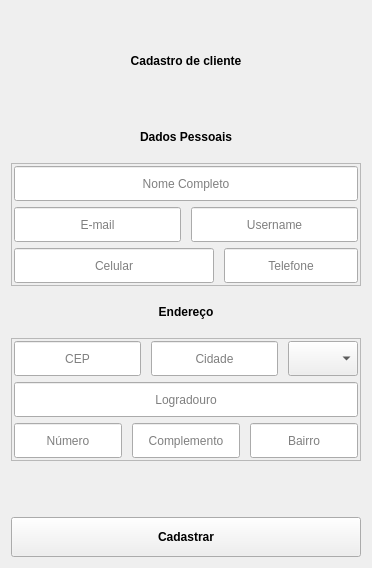
      <widget class="QWidget" name="tab_cliente">
       <attribute name="title">
        <string>Cliente</string>
       </attribute>
       <layout class="QGridLayout" name="gridLayout">
        <item row="7" column="0">
         <widget class="QPushButton" name="push_button_cadastrar_cliente">
          <property name="minimumSize">
           <size>
            <width>0</width>
            <height>40</height>
           </size>
          </property>
          <property name="font">
           <font>
            <bold>true</bold>
           </font>
          </property>
          <property name="text">
           <string>Cadastrar</string>
          </property>
         </widget>
        </item>
        <item row="2" column="0">
         <widget class="QFrame" name="frame_15">
          <property name="frameShape">
           <enum>QFrame::StyledPanel</enum>
          </property>
          <property name="frameShadow">
           <enum>QFrame::Raised</enum>
          </property>
          <layout class="QVBoxLayout" name="verticalLayout_17">
           <property name="leftMargin">
            <number>2</number>
           </property>
           <property name="topMargin">
            <number>2</number>
           </property>
           <property name="rightMargin">
            <number>2</number>
           </property>
           <property name="bottomMargin">
            <number>2</number>
           </property>
           <item>
            <widget class="QFrame" name="frame_41">
             <property name="frameShape">
              <enum>QFrame::NoFrame</enum>
             </property>
             <property name="frameShadow">
              <enum>QFrame::Raised</enum>
             </property>
             <layout class="QHBoxLayout" name="horizontalLayout_19">
              <property name="spacing">
               <number>10</number>
              </property>
              <property name="leftMargin">
               <number>0</number>
              </property>
              <property name="topMargin">
               <number>0</number>
              </property>
              <property name="rightMargin">
               <number>0</number>
              </property>
              <property name="bottomMargin">
               <number>0</number>
              </property>
              <item>
               <widget class="QLineEdit" name="line_edit_nome_cliente">
                <property name="minimumSize">
                 <size>
                  <width>0</width>
                  <height>35</height>
                 </size>
                </property>
                <property name="text">
                 <string/>
                </property>
                <property name="alignment">
                 <set>Qt::AlignCenter</set>
                </property>
                <property name="placeholderText">
                 <string>Nome Completo</string>
                </property>
               </widget>
              </item>
             </layout>
            </widget>
           </item>
           <item>
            <widget class="QFrame" name="frame_42">
             <property name="frameShape">
              <enum>QFrame::NoFrame</enum>
             </property>
             <property name="frameShadow">
              <enum>QFrame::Raised</enum>
             </property>
             <layout class="QHBoxLayout" name="horizontalLayout_21">
              <property name="spacing">
               <number>10</number>
              </property>
              <property name="leftMargin">
               <number>0</number>
              </property>
              <property name="topMargin">
               <number>0</number>
              </property>
              <property name="rightMargin">
               <number>0</number>
              </property>
              <property name="bottomMargin">
               <number>0</number>
              </property>
              <item>
               <widget class="QLineEdit" name="line_edit_email_cliente">
                <property name="minimumSize">
                 <size>
                  <width>0</width>
                  <height>35</height>
                 </size>
                </property>
                <property name="alignment">
                 <set>Qt::AlignCenter</set>
                </property>
                <property name="placeholderText">
                 <string>E-mail</string>
                </property>
               </widget>
              </item>
              <item>
               <widget class="QLineEdit" name="line_edit_username_cliente">
                <property name="minimumSize">
                 <size>
                  <width>0</width>
                  <height>35</height>
                 </size>
                </property>
                <property name="maximumSize">
                 <size>
                  <width>16777215</width>
                  <height>16777215</height>
                 </size>
                </property>
                <property name="alignment">
                 <set>Qt::AlignCenter</set>
                </property>
                <property name="placeholderText">
                 <string>Username</string>
                </property>
               </widget>
              </item>
             </layout>
            </widget>
           </item>
           <item>
            <widget class="QFrame" name="frame_43">
             <property name="frameShape">
              <enum>QFrame::NoFrame</enum>
             </property>
             <property name="frameShadow">
              <enum>QFrame::Raised</enum>
             </property>
             <layout class="QHBoxLayout" name="horizontalLayout_24">
              <property name="spacing">
               <number>10</number>
              </property>
              <property name="leftMargin">
               <number>0</number>
              </property>
              <property name="topMargin">
               <number>0</number>
              </property>
              <property name="rightMargin">
               <number>0</number>
              </property>
              <property name="bottomMargin">
               <number>0</number>
              </property>
              <item>
               <widget class="QLineEdit" name="line_edit_celular_cliente">
                <property name="minimumSize">
                 <size>
                  <width>200</width>
                  <height>35</height>
                 </size>
                </property>
                <property name="alignment">
                 <set>Qt::AlignCenter</set>
                </property>
                <property name="placeholderText">
                 <string>Celular</string>
                </property>
               </widget>
              </item>
              <item>
               <widget class="QLineEdit" name="line_edit_telefone_cliente">
                <property name="minimumSize">
                 <size>
                  <width>0</width>
                  <height>35</height>
                 </size>
                </property>
                <property name="alignment">
                 <set>Qt::AlignCenter</set>
                </property>
                <property name="placeholderText">
                 <string>Telefone</string>
                </property>
               </widget>
              </item>
             </layout>
            </widget>
           </item>
          </layout>
         </widget>
        </item>
        <item row="0" column="0">
         <widget class="QLabel" name="label_cadastro_cliente">
          <property name="minimumSize">
           <size>
            <width>0</width>
            <height>100</height>
           </size>
          </property>
          <property name="maximumSize">
           <size>
            <width>16777215</width>
            <height>100</height>
           </size>
          </property>
          <property name="font">
           <font>
            <bold>true</bold>
           </font>
          </property>
          <property name="text">
           <string>Cadastro de cliente</string>
          </property>
          <property name="alignment">
           <set>Qt::AlignCenter</set>
          </property>
         </widget>
        </item>
        <item row="5" column="0">
         <widget class="QFrame" name="frame_5">
          <property name="frameShape">
           <enum>QFrame::StyledPanel</enum>
          </property>
          <property name="frameShadow">
           <enum>QFrame::Raised</enum>
          </property>
          <layout class="QVBoxLayout" name="verticalLayout_12">
           <property name="spacing">
            <number>6</number>
           </property>
           <property name="leftMargin">
            <number>2</number>
           </property>
           <property name="topMargin">
            <number>2</number>
           </property>
           <property name="rightMargin">
            <number>2</number>
           </property>
           <property name="bottomMargin">
            <number>2</number>
           </property>
           <item>
            <widget class="QFrame" name="frame_40">
             <property name="frameShape">
              <enum>QFrame::NoFrame</enum>
             </property>
             <property name="frameShadow">
              <enum>QFrame::Raised</enum>
             </property>
             <layout class="QHBoxLayout" name="horizontalLayout_18">
              <property name="spacing">
               <number>10</number>
              </property>
              <property name="leftMargin">
               <number>0</number>
              </property>
              <property name="topMargin">
               <number>0</number>
              </property>
              <property name="rightMargin">
               <number>0</number>
              </property>
              <property name="bottomMargin">
               <number>0</number>
              </property>
              <item>
               <widget class="QLineEdit" name="line_edit_cep_cliente">
                <property name="minimumSize">
                 <size>
                  <width>0</width>
                  <height>35</height>
                 </size>
                </property>
                <property name="alignment">
                 <set>Qt::AlignCenter</set>
                </property>
                <property name="placeholderText">
                 <string>CEP</string>
                </property>
               </widget>
              </item>
              <item>
               <widget class="QLineEdit" name="line_edit_cidade_cliente">
                <property name="minimumSize">
                 <size>
                  <width>0</width>
                  <height>35</height>
                 </size>
                </property>
                <property name="alignment">
                 <set>Qt::AlignCenter</set>
                </property>
                <property name="placeholderText">
                 <string>Cidade</string>
                </property>
               </widget>
              </item>
              <item>
               <widget class="QComboBox" name="combo_box_uf_cliente">
                <property name="minimumSize">
                 <size>
                  <width>0</width>
                  <height>35</height>
                 </size>
                </property>
                <property name="maximumSize">
                 <size>
                  <width>70</width>
                  <height>16777215</height>
                 </size>
                </property>
               </widget>
              </item>
             </layout>
            </widget>
           </item>
           <item>
            <widget class="QFrame" name="frame_12">
             <property name="frameShape">
              <enum>QFrame::NoFrame</enum>
             </property>
             <property name="frameShadow">
              <enum>QFrame::Raised</enum>
             </property>
             <layout class="QHBoxLayout" name="horizontalLayout_16">
              <property name="spacing">
               <number>10</number>
              </property>
              <property name="leftMargin">
               <number>0</number>
              </property>
              <property name="topMargin">
               <number>0</number>
              </property>
              <property name="rightMargin">
               <number>0</number>
              </property>
              <property name="bottomMargin">
               <number>0</number>
              </property>
              <item>
               <widget class="QLineEdit" name="line_edit_logradouro_cliente">
                <property name="minimumSize">
                 <size>
                  <width>0</width>
                  <height>35</height>
                 </size>
                </property>
                <property name="alignment">
                 <set>Qt::AlignCenter</set>
                </property>
                <property name="placeholderText">
                 <string>Logradouro</string>
                </property>
               </widget>
              </item>
             </layout>
            </widget>
           </item>
           <item>
            <widget class="QFrame" name="frame_39">
             <property name="frameShape">
              <enum>QFrame::NoFrame</enum>
             </property>
             <property name="frameShadow">
              <enum>QFrame::Raised</enum>
             </property>
             <layout class="QHBoxLayout" name="horizontalLayout_17">
              <property name="spacing">
               <number>10</number>
              </property>
              <property name="leftMargin">
               <number>0</number>
              </property>
              <property name="topMargin">
               <number>0</number>
              </property>
              <property name="rightMargin">
               <number>0</number>
              </property>
              <property name="bottomMargin">
               <number>0</number>
              </property>
              <item>
               <widget class="QLineEdit" name="line_edit_numero_cliente">
                <property name="minimumSize">
                 <size>
                  <width>0</width>
                  <height>35</height>
                 </size>
                </property>
                <property name="alignment">
                 <set>Qt::AlignCenter</set>
                </property>
                <property name="placeholderText">
                 <string>Número</string>
                </property>
               </widget>
              </item>
              <item>
               <widget class="QLineEdit" name="line_edit_complemento_cliente">
                <property name="minimumSize">
                 <size>
                  <width>0</width>
                  <height>35</height>
                 </size>
                </property>
                <property name="alignment">
                 <set>Qt::AlignCenter</set>
                </property>
                <property name="placeholderText">
                 <string>Complemento</string>
                </property>
               </widget>
              </item>
              <item>
               <widget class="QLineEdit" name="line_edit_bairro_cliente">
                <property name="minimumSize">
                 <size>
                  <width>0</width>
                  <height>35</height>
                 </size>
                </property>
                <property name="text">
                 <string/>
                </property>
                <property name="alignment">
                 <set>Qt::AlignCenter</set>
                </property>
                <property name="placeholderText">
                 <string>Bairro</string>
                </property>
               </widget>
              </item>
             </layout>
            </widget>
           </item>
          </layout>
         </widget>
        </item>
        <item row="6" column="0">
         <spacer name="verticalSpacer_2">
          <property name="orientation">
           <enum>Qt::Vertical</enum>
          </property>
          <property name="sizeType">
           <enum>QSizePolicy::Fixed</enum>
          </property>
          <property name="sizeHint" stdset="0">
           <size>
            <width>50</width>
            <height>50</height>
           </size>
          </property>
         </spacer>
        </item>
        <item row="1" column="0">
         <widget class="QLabel" name="label_dados_cliente">
          <property name="minimumSize">
           <size>
            <width>0</width>
            <height>40</height>
           </size>
          </property>
          <property name="maximumSize">
           <size>
            <width>16777215</width>
            <height>100</height>
           </size>
          </property>
          <property name="font">
           <font>
            <bold>true</bold>
           </font>
          </property>
          <property name="text">
           <string>Dados Pessoais</string>
          </property>
          <property name="alignment">
           <set>Qt::AlignCenter</set>
          </property>
         </widget>
        </item>
        <item row="4" column="0">
         <widget class="QLabel" name="label_endereco_cliente">
          <property name="minimumSize">
           <size>
            <width>0</width>
            <height>40</height>
           </size>
          </property>
          <property name="maximumSize">
           <size>
            <width>16777215</width>
            <height>100</height>
           </size>
          </property>
          <property name="baseSize">
           <size>
            <width>0</width>
            <height>0</height>
           </size>
          </property>
          <property name="font">
           <font>
            <bold>true</bold>
           </font>
          </property>
          <property name="text">
           <string>Endereço</string>
          </property>
          <property name="alignment">
           <set>Qt::AlignCenter</set>
          </property>
         </widget>
        </item>
       </layout>
      </widget>
